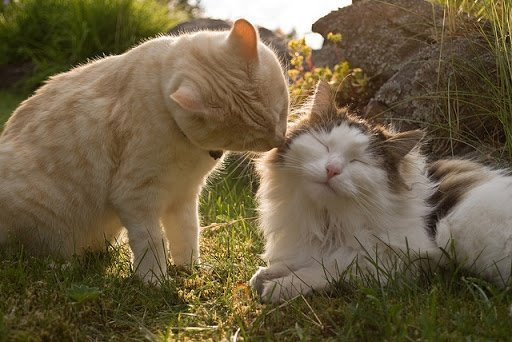
#> input picture Images-MINOR/Cute Cats/Image_1.jpg, 512 x 342 px, found by its file name; its folder holds 4 pictures in this run
$ jupyter execute --allow-errors 'Cats and Dogs.ipynb'   (shell and % lines are left out)
#> lines starting #> are read from the running program, lines starting #| are printed output that depends on the picture
<a href="https://colab.research.google.com/github/ananyatiwari2709/Mini-Project/blob/main/Image_Classification.ipynb" target="_parent"></a>

[cell 1]
from bing_image_downloader import downloader
downloader.download("cute cats",limit=30,output_dir="images",adult_filter_off=True)
#> (this line was passed over: bing_image_downloader is not available in this run)

[cell 2]
from bing_image_downloader import downloader
downloader.download("monkeys",limit=30,output_dir="images",adult_filter_off=True)
#> (this line was passed over: bing_image_downloader is not available in this run)
#> further down, img_array is the input picture: shape (342, 512, 3); mean R, G, B 108.4, 94.3, 65.8
#> `img_resized = resize(img_array,(150,150,3))`:
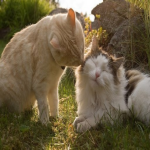
#> img_resized: shape (150, 150, 3) float64; mean R, G, B 0.425, 0.37, 0.258

[cell 3]
import os
import matplotlib.pyplot as plt
import numpy as np
from skimage.io import imread
from skimage.transform import resize

[cell 4]
target = []
images = []
flat_data = []

[cell 5]
DATADIR = "/content/images"
CATEGORIES = ['cute cats','monkeys']

#> (a cell that did not finish here is left out)

[cell 7]
flat_data = np.array(flat_data)
target = np.array(target)
images = np.array(images)

[cell 8]
unique,count = np.unique(target,return_counts= True)
plt.bar(CATEGORIES,count)
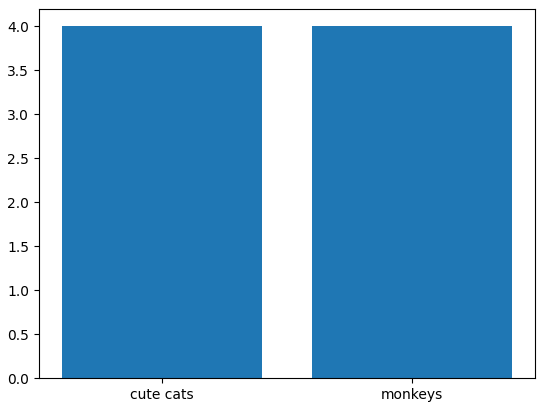
#> figure drawn by matplotlib, 1 panel
